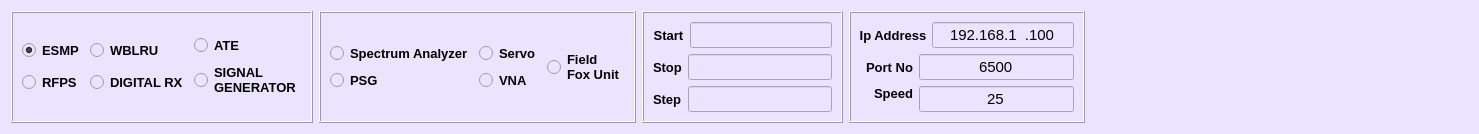
         <widget class="QWidget" name="Network_Parameters">
          <property name="styleSheet">
           <string notr="true">
background-color: rgb(234, 228, 255);</string>
          </property>
          <layout class="QGridLayout" name="gridLayout_106">
           <item row="0" column="0">
            <layout class="QGridLayout" name="gridLayout">
             <item row="0" column="0">
              <widget class="QFrame" name="frame_net_test">
               <property name="frameShape">
                <enum>QFrame::Box</enum>
               </property>
               <property name="frameShadow">
                <enum>QFrame::Raised</enum>
               </property>
               <layout class="QGridLayout" name="gridLayout_96">
                <item row="0" column="0">
                 <layout class="QGridLayout" name="gridLayout_91">
                  <item row="0" column="0">
                   <layout class="QGridLayout" name="gridLayout_88">
                    <item row="0" column="0">
                     <widget class="QRadioButton" name="Net_ESMP">
                      <property name="font">
                       <font>
                        <family>Arial</family>
                        <pointsize>10</pointsize>
                        <weight>75</weight>
                        <bold>true</bold>
                       </font>
                      </property>
                      <property name="text">
                       <string>ESMP</string>
                      </property>
                      <property name="checkable">
                       <bool>true</bool>
                      </property>
                      <property name="checked">
                       <bool>true</bool>
                      </property>
                      <property name="autoExclusive">
                       <bool>true</bool>
                      </property>
                     </widget>
                    </item>
                    <item row="1" column="0">
                     <widget class="QRadioButton" name="Net_RFPS">
                      <property name="font">
                       <font>
                        <family>Arial</family>
                        <pointsize>10</pointsize>
                        <weight>75</weight>
                        <bold>true</bold>
                       </font>
                      </property>
                      <property name="text">
                       <string>RFPS</string>
                      </property>
                      <property name="autoExclusive">
                       <bool>true</bool>
                      </property>
                     </widget>
                    </item>
                   </layout>
                  </item>
                  <item row="0" column="1">
                   <layout class="QGridLayout" name="gridLayout_89">
                    <item row="0" column="0">
                     <widget class="QRadioButton" name="Net_WBLRU">
                      <property name="font">
                       <font>
                        <family>Arial</family>
                        <pointsize>10</pointsize>
                        <weight>75</weight>
                        <bold>true</bold>
                       </font>
                      </property>
                      <property name="text">
                       <string>WBLRU</string>
                      </property>
                      <property name="checkable">
                       <bool>true</bool>
                      </property>
                      <property name="checked">
                       <bool>false</bool>
                      </property>
                      <property name="autoExclusive">
                       <bool>true</bool>
                      </property>
                     </widget>
                    </item>
                    <item row="1" column="0">
                     <widget class="QRadioButton" name="Net_DigitalRx">
                      <property name="font">
                       <font>
                        <family>Arial</family>
                        <pointsize>10</pointsize>
                        <weight>75</weight>
                        <bold>true</bold>
                       </font>
                      </property>
                      <property name="text">
                       <string>DIGITAL RX</string>
                      </property>
                      <property name="autoExclusive">
                       <bool>true</bool>
                      </property>
                     </widget>
                    </item>
                   </layout>
                  </item>
                  <item row="0" column="2">
                   <layout class="QGridLayout" name="gridLayout_90">
                    <item row="0" column="0">
                     <widget class="QRadioButton" name="Net_ATE">
                      <property name="font">
                       <font>
                        <family>Arial</family>
                        <pointsize>10</pointsize>
                        <weight>75</weight>
                        <bold>true</bold>
                       </font>
                      </property>
                      <property name="text">
                       <string>ATE</string>
                      </property>
                      <property name="autoExclusive">
                       <bool>true</bool>
                      </property>
                     </widget>
                    </item>
                    <item row="1" column="0">
                     <widget class="QRadioButton" name="Net_SigGen">
                      <property name="font">
                       <font>
                        <family>Arial</family>
                        <pointsize>10</pointsize>
                        <weight>75</weight>
                        <bold>true</bold>
                       </font>
                      </property>
                      <property name="text">
                       <string>SIGNAL
GENERATOR</string>
                      </property>
                      <property name="autoExclusive">
                       <bool>true</bool>
                      </property>
                     </widget>
                    </item>
                   </layout>
                  </item>
                 </layout>
                </item>
               </layout>
              </widget>
             </item>
             <item row="0" column="1">
              <widget class="QFrame" name="frame_net_inst">
               <property name="frameShape">
                <enum>QFrame::Box</enum>
               </property>
               <property name="frameShadow">
                <enum>QFrame::Raised</enum>
               </property>
               <layout class="QGridLayout" name="gridLayout_95">
                <item row="0" column="0">
                 <layout class="QGridLayout" name="gridLayout_94">
                  <item row="0" column="0">
                   <layout class="QGridLayout" name="gridLayout_92">
                    <item row="0" column="0">
                     <widget class="QRadioButton" name="Net_Spect_Anlyz">
                      <property name="font">
                       <font>
                        <family>Arial</family>
                        <pointsize>10</pointsize>
                        <weight>75</weight>
                        <bold>true</bold>
                       </font>
                      </property>
                      <property name="text">
                       <string>Spectrum Analyzer</string>
                      </property>
                      <property name="autoExclusive">
                       <bool>true</bool>
                      </property>
                     </widget>
                    </item>
                    <item row="1" column="0">
                     <widget class="QRadioButton" name="Net_PSG">
                      <property name="font">
                       <font>
                        <family>Arial</family>
                        <pointsize>10</pointsize>
                        <weight>75</weight>
                        <bold>true</bold>
                       </font>
                      </property>
                      <property name="text">
                       <string>PSG</string>
                      </property>
                      <property name="autoExclusive">
                       <bool>true</bool>
                      </property>
                     </widget>
                    </item>
                   </layout>
                  </item>
                  <item row="0" column="1">
                   <layout class="QGridLayout" name="gridLayout_93">
                    <item row="0" column="0">
                     <widget class="QRadioButton" name="Net_Servo">
                      <property name="font">
                       <font>
                        <family>Arial</family>
                        <pointsize>10</pointsize>
                        <weight>75</weight>
                        <bold>true</bold>
                       </font>
                      </property>
                      <property name="text">
                       <string>Servo</string>
                      </property>
                      <property name="autoExclusive">
                       <bool>true</bool>
                      </property>
                     </widget>
                    </item>
                    <item row="1" column="0">
                     <widget class="QRadioButton" name="Net_VNA">
                      <property name="font">
                       <font>
                        <family>Arial</family>
                        <pointsize>10</pointsize>
                        <weight>75</weight>
                        <bold>true</bold>
                       </font>
                      </property>
                      <property name="text">
                       <string>VNA</string>
                      </property>
                      <property name="autoExclusive">
                       <bool>true</bool>
                      </property>
                     </widget>
                    </item>
                   </layout>
                  </item>
                  <item row="0" column="2">
                   <widget class="QRadioButton" name="Net_FieldFox">
                    <property name="font">
                     <font>
                      <family>Arial</family>
                      <pointsize>10</pointsize>
                      <weight>75</weight>
                      <bold>true</bold>
                     </font>
                    </property>
                    <property name="text">
                     <string>Field
Fox Unit</string>
                    </property>
                    <property name="autoExclusive">
                     <bool>true</bool>
                    </property>
                   </widget>
                  </item>
                 </layout>
                </item>
               </layout>
              </widget>
             </item>
             <item row="0" column="2">
              <widget class="QFrame" name="frame_net_params">
               <property name="frameShape">
                <enum>QFrame::Box</enum>
               </property>
               <property name="frameShadow">
                <enum>QFrame::Raised</enum>
               </property>
               <layout class="QGridLayout" name="gridLayout_97">
                <item row="0" column="0">
                 <layout class="QGridLayout" name="gridLayout_98">
                  <item row="0" column="0">
                   <layout class="QGridLayout" name="gridLayout_99">
                    <item row="0" column="0">
                     <widget class="QLabel" name="label_30">
                      <property name="font">
                       <font>
                        <family>Arial</family>
                        <pointsize>10</pointsize>
                        <weight>75</weight>
                        <bold>true</bold>
                       </font>
                      </property>
                      <property name="text">
                       <string>Start</string>
                      </property>
                      <property name="alignment">
                       <set>Qt::AlignCenter</set>
                      </property>
                     </widget>
                    </item>
                    <item row="0" column="1">
                     <widget class="QLineEdit" name="Net_lineEdit_Start">
                      <property name="font">
                       <font>
                        <family>Arial</family>
                        <pointsize>11</pointsize>
                       </font>
                      </property>
                      <property name="toolTip">
                       <string>Start</string>
                      </property>
                      <property name="text">
                       <string/>
                      </property>
                      <property name="alignment">
                       <set>Qt::AlignHCenter|Qt::AlignTop</set>
                      </property>
                      <property name="placeholderText">
                       <string/>
                      </property>
                     </widget>
                    </item>
                   </layout>
                  </item>
                  <item row="1" column="0">
                   <layout class="QGridLayout" name="gridLayout_100">
                    <item row="0" column="0">
                     <widget class="QLabel" name="label_31">
                      <property name="font">
                       <font>
                        <family>Arial</family>
                        <pointsize>10</pointsize>
                        <weight>75</weight>
                        <bold>true</bold>
                       </font>
                      </property>
                      <property name="text">
                       <string>Stop</string>
                      </property>
                     </widget>
                    </item>
                    <item row="0" column="1">
                     <widget class="QLineEdit" name="Net_lineEdit_Stop">
                      <property name="font">
                       <font>
                        <family>Arial</family>
                        <pointsize>11</pointsize>
                       </font>
                      </property>
                      <property name="toolTip">
                       <string>Stop</string>
                      </property>
                     </widget>
                    </item>
                   </layout>
                  </item>
                  <item row="2" column="0">
                   <layout class="QGridLayout" name="gridLayout_101">
                    <item row="0" column="0">
                     <widget class="QLabel" name="label_32">
                      <property name="font">
                       <font>
                        <family>Arial</family>
                        <pointsize>10</pointsize>
                        <weight>75</weight>
                        <bold>true</bold>
                       </font>
                      </property>
                      <property name="text">
                       <string>Step</string>
                      </property>
                     </widget>
                    </item>
                    <item row="0" column="1">
                     <widget class="QLineEdit" name="Net_lineEdit_Step">
                      <property name="font">
                       <font>
                        <family>Arial</family>
                        <pointsize>11</pointsize>
                       </font>
                      </property>
                      <property name="toolTip">
                       <string>Step</string>
                      </property>
                     </widget>
                    </item>
                   </layout>
                  </item>
                 </layout>
                </item>
               </layout>
              </widget>
             </item>
             <item row="0" column="3">
              <widget class="QFrame" name="frame_net_com">
               <property name="frameShape">
                <enum>QFrame::Box</enum>
               </property>
               <property name="frameShadow">
                <enum>QFrame::Raised</enum>
               </property>
               <layout class="QGridLayout" name="gridLayout_107">
                <item row="0" column="0">
                 <layout class="QGridLayout" name="gridLayout_105">
                  <item row="0" column="0">
                   <layout class="QGridLayout" name="gridLayout_102">
                    <item row="0" column="0">
                     <widget class="QLabel" name="label_33">
                      <property name="maximumSize">
                       <size>
                        <width>66</width>
                        <height>16777215</height>
                       </size>
                      </property>
                      <property name="font">
                       <font>
                        <family>Arial</family>
                        <pointsize>10</pointsize>
                        <weight>75</weight>
                        <bold>true</bold>
                       </font>
                      </property>
                      <property name="text">
                       <string>Ip Address</string>
                      </property>
                      <property name="alignment">
                       <set>Qt::AlignCenter</set>
                      </property>
                     </widget>
                    </item>
                    <item row="0" column="1">
                     <widget class="QLineEdit" name="Net_lineEdit_IPAdd">
                      <property name="maximumSize">
                       <size>
                        <width>155</width>
                        <height>16777215</height>
                       </size>
                      </property>
                      <property name="font">
                       <font>
                        <family>Arial</family>
                        <pointsize>11</pointsize>
                       </font>
                      </property>
                      <property name="toolTip">
                       <string>Ip Address</string>
                      </property>
                      <property name="inputMask">
                       <string>000.000.000.000</string>
                      </property>
                      <property name="text">
                       <string>192.168.1.100</string>
                      </property>
                      <property name="alignment">
                       <set>Qt::AlignCenter</set>
                      </property>
                      <property name="placeholderText">
                       <string/>
                      </property>
                     </widget>
                    </item>
                   </layout>
                  </item>
                  <item row="1" column="0">
                   <layout class="QGridLayout" name="gridLayout_103">
                    <item row="0" column="2">
                     <widget class="QLineEdit" name="Net_lineEdit_Port">
                      <property name="maximumSize">
                       <size>
                        <width>155</width>
                        <height>16777215</height>
                       </size>
                      </property>
                      <property name="font">
                       <font>
                        <family>Arial</family>
                        <pointsize>11</pointsize>
                       </font>
                      </property>
                      <property name="toolTip">
                       <string>Port</string>
                      </property>
                      <property name="text">
                       <string>6500</string>
                      </property>
                      <property name="alignment">
                       <set>Qt::AlignCenter</set>
                      </property>
                     </widget>
                    </item>
                    <item row="0" column="1" alignment="Qt::AlignRight">
                     <widget class="QLabel" name="label_34">
                      <property name="maximumSize">
                       <size>
                        <width>66</width>
                        <height>16777215</height>
                       </size>
                      </property>
                      <property name="font">
                       <font>
                        <family>Arial</family>
                        <pointsize>10</pointsize>
                        <weight>75</weight>
                        <bold>true</bold>
                       </font>
                      </property>
                      <property name="text">
                       <string>Port No</string>
                      </property>
                      <property name="alignment">
                       <set>Qt::AlignCenter</set>
                      </property>
                     </widget>
                    </item>
                   </layout>
                  </item>
                  <item row="2" column="0">
                   <layout class="QGridLayout" name="gridLayout_104">
                    <item row="0" column="0" alignment="Qt::AlignRight">
                     <widget class="QLabel" name="label_35">
                      <property name="maximumSize">
                       <size>
                        <width>66</width>
                        <height>16777215</height>
                       </size>
                      </property>
                      <property name="font">
                       <font>
                        <family>Arial</family>
                        <pointsize>10</pointsize>
                        <weight>75</weight>
                        <bold>true</bold>
                       </font>
                      </property>
                      <property name="text">
                       <string>Speed</string>
                      </property>
                      <property name="alignment">
                       <set>Qt::AlignHCenter|Qt::AlignTop</set>
                      </property>
                     </widget>
                    </item>
                    <item row="0" column="1">
                     <widget class="QLineEdit" name="Net_lineEdit_Speed">
                      <property name="maximumSize">
                       <size>
                        <width>155</width>
                        <height>16777215</height>
                       </size>
                      </property>
                      <property name="font">
                       <font>
                        <family>Arial</family>
                        <pointsize>11</pointsize>
                       </font>
                      </property>
                      <property name="toolTip">
                       <string>Speed</string>
                      </property>
                      <property name="text">
                       <string>25</string>
                      </property>
                      <property name="alignment">
                       <set>Qt::AlignCenter</set>
                      </property>
                     </widget>
                    </item>
                   </layout>
                  </item>
                 </layout>
                </item>
               </layout>
              </widget>
             </item>
            </layout>
           </item>
           <item row="0" column="1">
            <spacer name="horizontalSpacer_7">
             <property name="orientation">
              <enum>Qt::Horizontal</enum>
             </property>
             <property name="sizeHint" stdset="0">
              <size>
               <width>383</width>
               <height>20</height>
              </size>
             </property>
            </spacer>
           </item>
          </layout>
         </widget>
